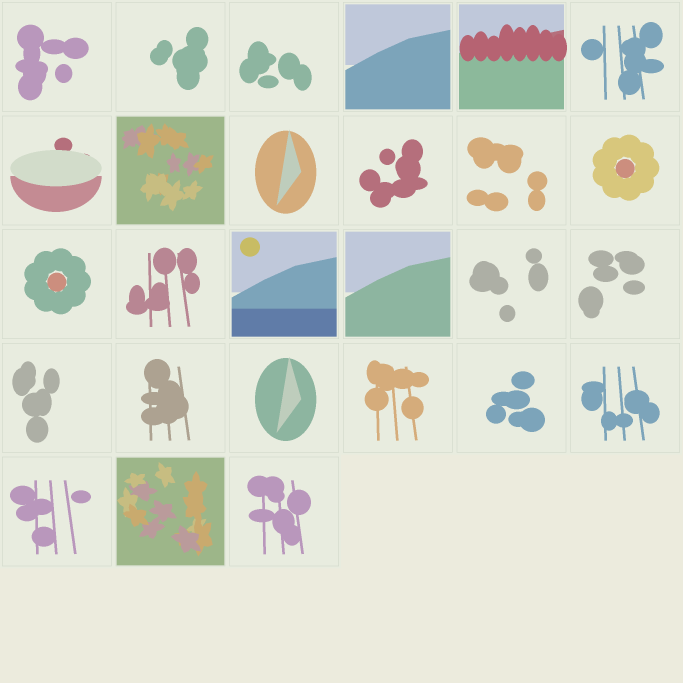
#> input picture assets/codex-source/coord10-art01-20261003/PaintingAtlas_FUR06.png, 2048 x 2048 px (shown at 1/3 size)
$ python -i art_a1.py   (imports and definitions only)
#> lines starting #> are read from the running program, lines starting #| are printed output that depends on the picture
#> further down, picture is the input picture: PIL image 2048x2048 RGB; mean R, G, B 215.5, 218.9, 206.5
# ART01 A1: self-authored motifs for tiles 21-24 of PaintingAtlas_FUR06.png only (procedural vector shapes, no reference pixels used).
# Each motif is drawn at the painting face's true aspect (w/h from the FBX), then resampled into the exact UV box of that frame;
# the strip between UV box and the editable rect is filled by edge extension (mip bleed). Pixels outside the 4 editable rects are copied unchanged.
import json,sys,hashlib,numpy as np
from PIL import Image,ImageDraw,ImageFilter
SRC='src9/assets/codex-source/coord10-art01-20261003/PaintingAtlas_FUR06.png'
# [2 lines not run here, left out]
SS=4
def canvas(aspect,H=900):
    W=int(H*aspect); im=Image.new('RGB',(W*SS,H*SS),(0,0,0)); return im,ImageDraw.Draw(im),W*SS,H*SS
def E(d,cx,cy,rx,ry,col,W,H): d.ellipse([ (cx-rx)*W,(cy-ry)*H,(cx+rx)*W,(cy+ry)*H ],fill=col)
def P(d,pts,col,W,H): d.polygon([(x*W,y*H) for x,y in pts],fill=col)
def finish(im):
    im=im.filter(ImageFilter.GaussianBlur(SS*2.2)); return im.resize((im.width//SS,im.height//SS),Image.LANCZOS)
#> after `im = im.filter(ImageFilter.GaussianBlur(SS * 2.2))`:
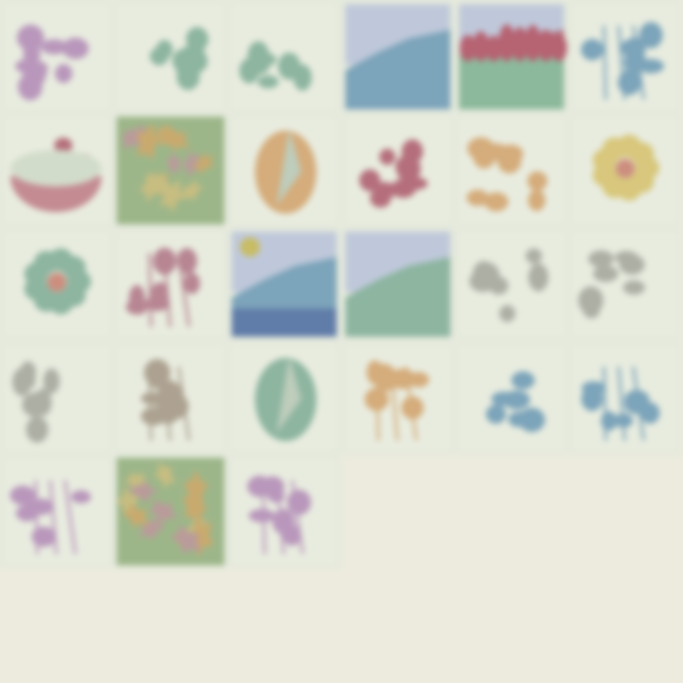
#> im: PIL image 2048x2048 RGB (shown at 1/3 size); mean R, G, B 215.5, 218.9, 206.5
#> after `return im.resize((im.width // SS, im.height // SS), Image.LANCZOS)`:
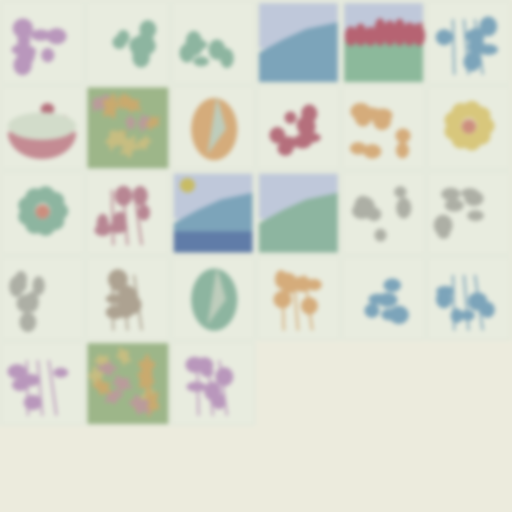
#> returned value: PIL image 512x512 RGB; mean R, G, B 215.5, 218.9, 206.5
# [37 lines left out: functions m22, m23, m24, m25, not called in this run]
MOT={'22':m22,'23':m23,'24':m24,'25':m25}
# [1 line that did not run here, left out]
log=[]
# [26 lines not run here, left out]
# [1 line that did not run here, left out]
# [3 lines not run here, left out]

>>> from PIL import Image
>>> picture = Image.open('../../../../codex-source/coord10-art01-20261003/PaintingAtlas_FUR06.png')
>>> result = finish(picture)
